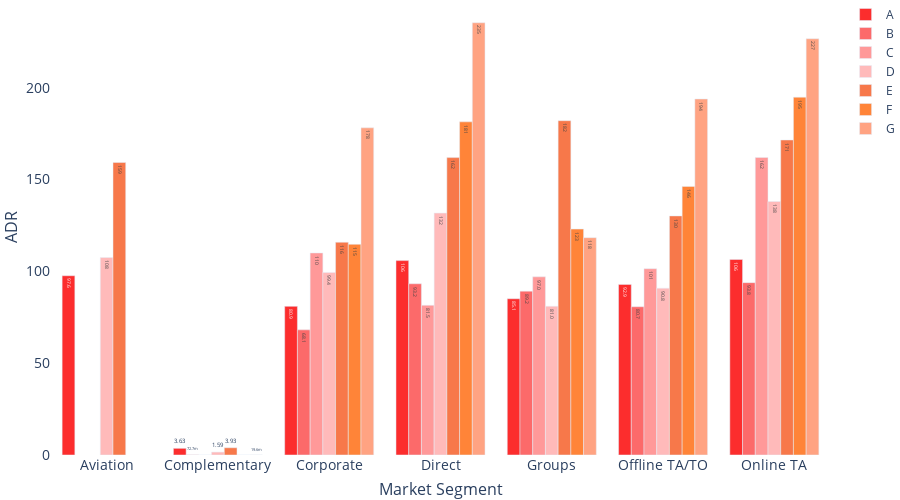

Notebook source saved alongside this figure:
### Markdown cell above
<div class="alert alert-success">
    <h3> 2.4 - Average ADR by Market Segment and Reserved Room Type</h3>

</div>

### Code cell
mar_adr = df.copy(deep=True)
mar_adra=mar_adr[mar_adr['ReservedRoomType_cat']=='A']
mar_adrb=mar_adr[mar_adr['ReservedRoomType_cat']=='B']
mar_adrc=mar_adr[mar_adr['ReservedRoomType_cat']=='C']
mar_adrd=mar_adr[mar_adr['ReservedRoomType_cat']=='D']
mar_adrf=mar_adr[mar_adr['ReservedRoomType_cat']=='F']
mar_adrg=mar_adr[mar_adr['ReservedRoomType_cat']=='G']
mar_adre=mar_adr[mar_adr['ReservedRoomType_cat']=='E']

mar_adra = mar_adra.groupby(['MarketSegment_cat'])[['ADR']].mean()
mar_adra = pd.DataFrame(mar_adra, columns = ['ADR']).reset_index()

mar_adrb = mar_adrb.groupby(['MarketSegment_cat'])[['ADR']].mean()
mar_adrb = pd.DataFrame(mar_adrb, columns = ['ADR']).reset_index()

mar_adrb = mar_adrb.groupby(['MarketSegment_cat'])[['ADR']].mean()
mar_adrb = pd.DataFrame(mar_adrb, columns = ['ADR']).reset_index()

mar_adrc = mar_adrc.groupby(['MarketSegment_cat'])[['ADR']].mean()
mar_adrc = pd.DataFrame(mar_adrc, columns = ['ADR']).reset_index()

mar_adrd = mar_adrd.groupby(['MarketSegment_cat'])[['ADR']].mean()
mar_adrd = pd.DataFrame(mar_adrd, columns = ['ADR']).reset_index()

mar_adrf = mar_adrf.groupby(['MarketSegment_cat'])[['ADR']].mean()
mar_adrf = pd.DataFrame(mar_adrf, columns = ['ADR']).reset_index()

mar_adrg = mar_adrg.groupby(['MarketSegment_cat'])[['ADR']].mean()
mar_adrg = pd.DataFrame(mar_adrg, columns = ['ADR']).reset_index()

mar_adre = mar_adre.groupby(['MarketSegment_cat'])[['ADR']].mean()
mar_adre = pd.DataFrame(mar_adre, columns = ['ADR']).reset_index()

#graph
fig = go.Figure()
fig = go.Figure(data=[go.Bar(name='A',x=mar_adra['MarketSegment_cat'],y=mar_adra['ADR'],
                     text=mar_adra['ADR'],marker_color='rgb(252, 45, 45)'),
                      go.Bar(name='B',x=mar_adrb['MarketSegment_cat'],y=mar_adrb['ADR'],
                     text=mar_adrb['ADR'],marker_color='rgb(252, 106, 106)'),
                      go.Bar(name='C',x=mar_adrc['MarketSegment_cat'],y=mar_adrc['ADR'],
                     text=mar_adrc['ADR'],marker_color='rgb(255, 153, 153)'),
                      go.Bar(name='D',x=mar_adrd['MarketSegment_cat'],y=mar_adrd['ADR'],
                     text=mar_adrd['ADR'],marker_color='rgb(255, 186, 186)'),
                      go.Bar(name='E',x=mar_adre['MarketSegment_cat'],y=mar_adre['ADR'],
                     text=mar_adre['ADR'],marker_color='rgb(247, 120, 74)'),
                      go.Bar(name='F',x=mar_adrf['MarketSegment_cat'],y=mar_adrf['ADR'],
                     text=mar_adrf['ADR'],marker_color='rgb(255, 132, 56)'),
                      go.Bar(name='G',x=mar_adrg['MarketSegment_cat'],y=mar_adrg['ADR'],
                     text=mar_adrg['ADR'],marker_color='rgb(255, 163, 130)')
                     ])
                   
fig.update_traces(texttemplate='%{text:.3s}', textposition='auto')
#fig.update_layout(uniformtext_minsize=40, uniformtext_mode='hide')

fig.update_layout(
    xaxis=dict(
        title='Market Segment',
        titlefont_size=16,
        tickfont_size=14
    ),
    yaxis=dict(
        title='ADR',
        titlefont_size=16,
        tickfont_size=14    
    ))

fig.update_layout(
    margin=dict(l=0, r=0, t=0, b=0))

fig.update_layout(barmode='group',
    autosize=False,
    width=900,
    height=500,
    xaxis={'type': 'category'}, xaxis_tickangle=0)

fig.layout.plot_bgcolor = '#fff'
fig.show()

### Figure 1 — Plotly figure (JSON) as saved in the notebook; plotly's stock layout.template omitted (floating-point values rounded to 4 significant figures)
{"data": [{"marker": {"color": "rgb(252, 45, 45)"}, "name": "A", "text": [97.59, 3.627, 80.92, 105.8, 85.07, 92.87, 106.4], "textposition": "auto", "texttemplate": "%{text:.3s}", "type": "bar", "x": ["Aviation", "Complementary", "Corporate", "Direct", "Groups", "Offline TA/TO", "Online TA"], "y": [97.59, 3.627, 80.92, 105.8, 85.07, 92.87, 106.4]}, {"marker": {"color": "rgb(252, 106, 106)"}, "name": "B", "text": [0.07273, 68.12, 93.22, 89.21, 80.71, 93.84], "textposition": "auto", "texttemplate": "%{text:.3s}", "type": "bar", "x": ["Complementary", "Corporate", "Direct", "Groups", "Offline TA/TO", "Online TA"], "y": [0.07273, 68.12, 93.22, 89.21, 80.71, 93.84]}, {"marker": {"color": "rgb(255, 153, 153)"}, "name": "C", "text": [0, 110, 81.5, 97, 101.4, 162], "textposition": "auto", "texttemplate": "%{text:.3s}", "type": "bar", "x": ["Complementary", "Corporate", "Direct", "Groups", "Offline TA/TO", "Online TA"], "y": [0, 110, 81.5, 97, 101.4, 162]}, {"marker": {"color": "rgb(255, 186, 186)"}, "name": "D", "text": [107.6, 1.587, 99.42, 131.7, 81.0, 90.82, 138.0], "textposition": "auto", "texttemplate": "%{text:.3s}", "type": "bar", "x": ["Aviation", "Complementary", "Corporate", "Direct", "Groups", "Offline TA/TO", "Online TA"], "y": [107.6, 1.587, 99.42, 131.7, 81.0, 90.82, 138.0]}, {"marker": {"color": "rgb(247, 120, 74)"}, "name": "E", "text": [159.2, 3.929, 115.8, 161.9, 182, 130.2, 171.5], "textposition": "auto", "texttemplate": "%{text:.3s}", "type": "bar", "x": ["Aviation", "Complementary", "Corporate", "Direct", "Groups", "Offline TA/TO", "Online TA"], "y": [159.2, 3.929, 115.8, 161.9, 182, 130.2, 171.5]}, {"marker": {"color": "rgb(255, 132, 56)"}, "name": "F", "text": [0, 114.7, 181.4, 123, 146.2, 194.8], "textposition": "auto", "texttemplate": "%{text:.3s}", "type": "bar", "x": ["Complementary", "Corporate", "Direct", "Groups", "Offline TA/TO", "Online TA"], "y": [0, 114.7, 181.4, 123, 146.2, 194.8]}, {"marker": {"color": "rgb(255, 163, 130)"}, "name": "G", "text": [0.01961, 178.1, 235.3, 118.3, 193.8, 226.6], "textposition": "auto", "texttemplate": "%{text:.3s}", "type": "bar", "x": ["Complementary", "Corporate", "Direct", "Groups", "Offline TA/TO", "Online TA"], "y": [0.01961, 178.1, 235.3, 118.3, 193.8, 226.6]}], "layout": {"autosize": false, "barmode": "group", "height": 500, "margin": {"b": 0, "l": 0, "r": 0, "t": 0}, "plot_bgcolor": "#fff", "width": 900, "xaxis": {"tickangle": 0, "tickfont": {"size": 14}, "title": {"font": {"size": 16}, "text": "Market Segment"}, "type": "category"}, "yaxis": {"tickfont": {"size": 14}, "title": {"font": {"size": 16}, "text": "ADR"}}}}
